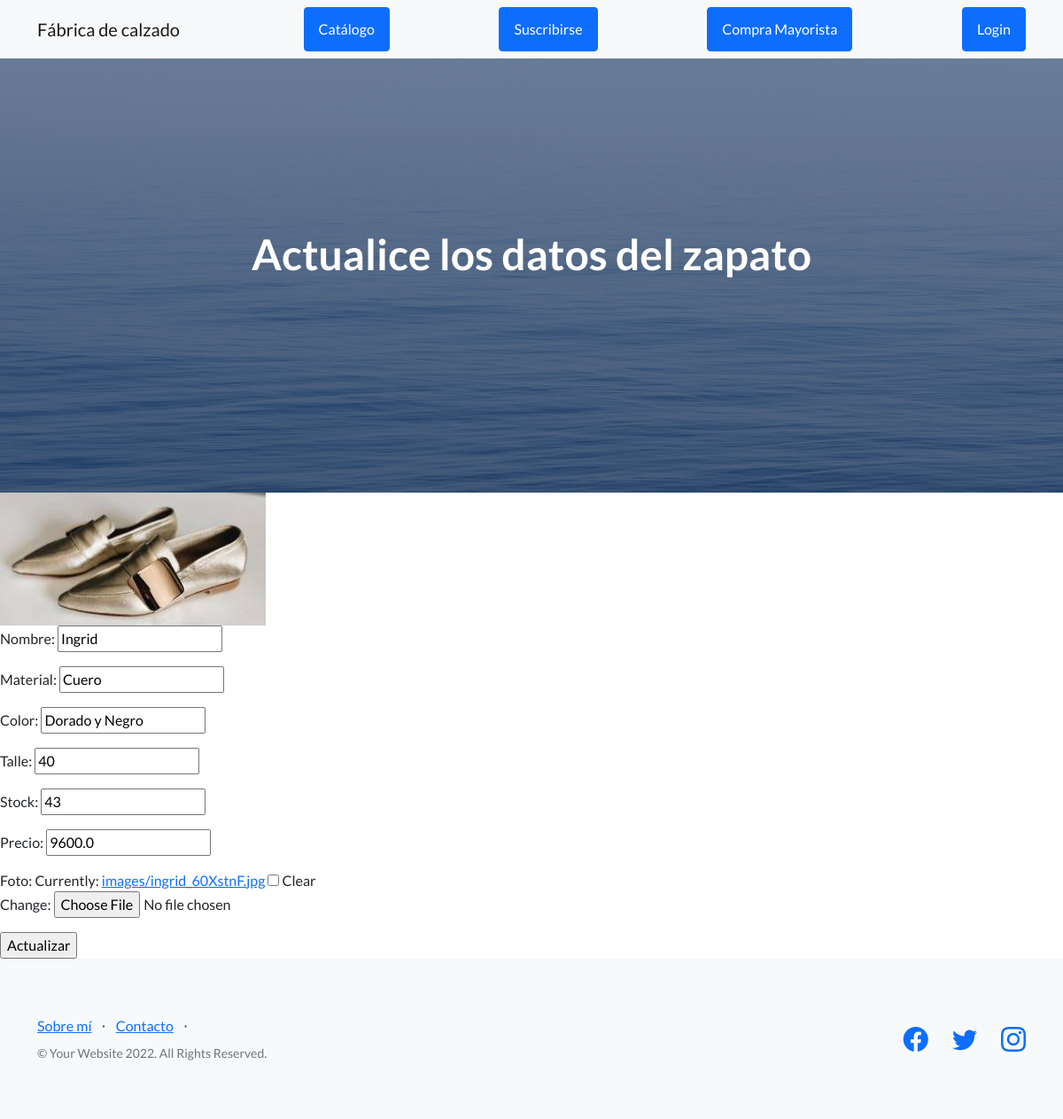
/AppFabrica/editarzapato/11, run on the app's committed database.
### AppFabrica/models.py (models this page shows, shortened)
class Zapato (models.Model):
    nombre = models.CharField(max_length=50, default=None)
    material = models.CharField(max_length=50, default=None)
    color = models.CharField(max_length=50, default=None)
    talle = models.IntegerField(default=None)
    stock = models.IntegerField(default=None)
    precio = models.FloatField(default=None)
    foto = models.ImageField(upload_to='images/', null=True, blank=True)

### AppFabrica/views.py (the view)
def editar_zapato (request, id):
    zapato = Zapato.objects.get(id=id)
    if request.method == 'POST':
        form_zapato = ZapatoFormulario(request.POST, files=request.FILES)
        if form_zapato.is_valid():
            data=form_zapato.cleaned_data
            zapato.nombre=data['nombre']
            zapato.material=data['material']
            zapato.color=data['color']
            zapato.talle=data['talle']
            zapato.stock=data['stock']
            zapato.precio=data['precio']
            if data['foto'] is not None:
                zapato.foto=data['foto']
            print("data['foto'] ", data['foto'])
            zapato.save()
        print(form_zapato.errors)
        return HttpResponseRedirect('/AppFabrica/zapatos')
    else:
        form_zapato = ZapatoFormulario (initial={
            "nombre": zapato.nombre,
            "material":zapato.material,
            "color":zapato.color,
            "talle":zapato.talle,
            "stock":zapato.stock,
            "precio":zapato.precio,
            "foto":zapato.foto
        })
    return render (request, "editarcalzado.html", {"form_zapato":form_zapato, "id":id , "url":zapato.foto.url})

### AppFabrica/forms.py
class ZapatoFormulario(forms.ModelForm):
    class Meta:
        model= Zapato
        fields=('nombre','material','color', 'talle', 'stock', 'precio', 'foto')

### AppFabrica/templates/editarcalzado.html
{% extends 'padre.html' %}
{% load static %}
{% block contenidoDinamico%}
<header class="masthead">
    <div class="container position-relative">
        <div class="row justify-content-center">
            <div class="col-xl-20">
                <div class="text-center text-white">
                    <h1 class="mb-5">Actualice los datos del zapato</h1>
                </div>
            </div>
        </div>
    </div>
</header>
<form action="{% url 'editar_zapato' id %}" method="POST" enctype= multipart/form-data> {% csrf_token %}
    <img src="{{url}}" alt="foto_producto">
    {{form_zapato.as_p}}
    <input type="submit" value="Actualizar"/>
</form>
{% endblock contenidoDinamico%}

### data on the page
Zapato: nombre "Ingrid", material "Cuero", color "Dorado y Negro", talle "40", stock "43", precio "9600.0"
